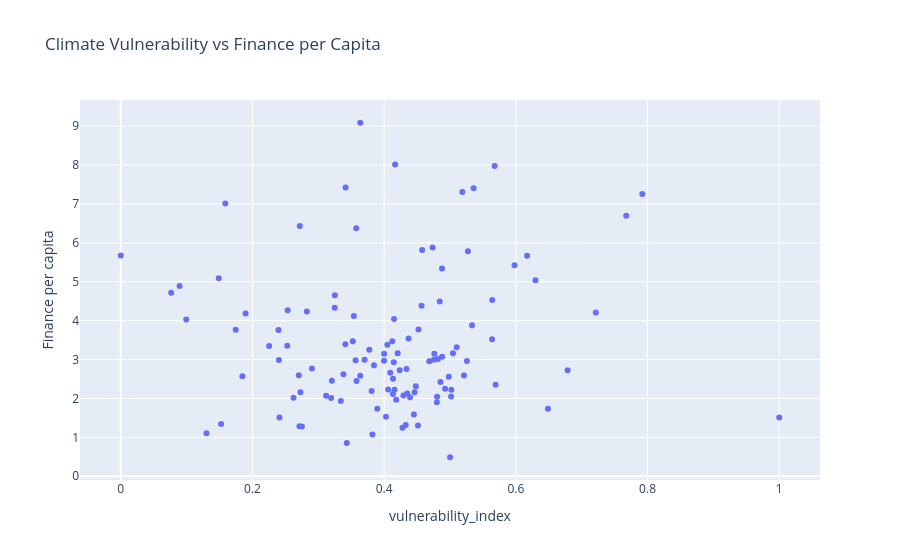

Notebook code for this chart:
### Code cell
fig = px.scatter(
    map,
    x='vulnerability_index',
    y='log_finance_pc',

    hover_name='Country Name',
    hover_data={
        'vulnerability_index': ':.2f',
        'finance_per_capita': ':,.2f'
    },

    title='Climate Vulnerability vs Finance per Capita',
    labels={
        'Climate_vulnerability_index': 'Vulnerability',
        'log_finance_pc': 'Finance per capita'
    }
)

fig.show()

### Figure 1 — Plotly figure (JSON) as saved in the notebook; plotly's stock layout.template omitted (floating-point values rounded to 4 significant figures)
{"data": [{"customdata": [[130.9], [152.4], [1691.0], [276.5], [840.3], [34380.0], [637.2], [148.6], [155.3], [76.71], [61.64], [1235.0], [507.5], [3336.0], [38.62], [54790.0], [2965.0], [1031.0], [442.1], [175.5], [132.6], [147.7], [2292.0], [1820.0], [52.89], [1574.0], [16860.0], [491.7], [29.0], [272.7], [502.1], [27.47], [855.5], [2535.0], [1515.0], [69.4], [153.6], [699.6], [90.21], [443.6], [70.56], [7875.0], [263.3], [976.3], [141.5], [27.01], [13.86], [251.1], [775.8], [689.7], [482.5], [76.81], [108.5], [7300.0], [298.9], [308.2], [219.2], [405.7], [287.3], [80.92], [3379.0], [62.63], [17460.0], [81.46], [67.32], [843.5], [69.57], [456.4], [5338.0], [98.2], [9.948], [954.3], [132.4], [26.41], [216.0], [71.44], [99.62], [38.97], [1673.0], [106.5], [81.69], [36250.0], [181.7], [521.7], [243.4], [1.443], [52.63], [144.2], [1170.0], [203.6], [307.2], [2856.0], [1728.0], [11340.0], [70.01], [154.5], [158.1], [48.09], [349.6], [118.7], [583.6], [7468.0], [163.7], [439.8], [35890.0], [52.71], [191.2], [1696.0], [305.7], [45.58], [2285.0], [6930.0], [97.26], [106.2], [55.06]], "hovertemplate": "<b>%{hovertext}</b><br><br>vulnerability_index=%{x:.2f}<br>Finance per capita=%{y}<br>finance_per_capita=%{customdata[0]:,.2f}<extra></extra>", "hovertext": ["Afghanistan", "Angola", "Albania", "Argentina", "Armenia", "Antigua and Barbuda", "Azerbaijan", "Burundi", "Benin", "Burkina Faso", "Bangladesh", "Bosnia and Herzegovina", "Belarus", "Belize", "Brazil", "Barbados", "Bhutan", "Botswana", "Central African Republic", "Chile", "Cameroon", "Colombia", "Comoros", "Costa Rica", "Cuba", "Djibouti", "Dominica", "Dominican Republic", "Algeria", "Ecuador", "Eritrea", "Ethiopia", "Fiji", "Gabon", "Georgia", "Ghana", "Guinea", "Guinea-Bissau", "Equatorial Guinea", "Grenada", "Guatemala", "Guyana", "Honduras", "Croatia", "Haiti", "Indonesia", "India", "Iraq", "Jamaica", "Jordan", "Kazakhstan", "Kenya", "Cambodia", "Kiribati", "Lebanon", "Liberia", "Sri Lanka", "Lesotho", "Morocco", "Madagascar", "Maldives", "Mexico", "Marshall Islands", "Mali", "Myanmar", "Mongolia", "Mozambique", "Mauritania", "Mauritius", "Malawi", "Malaysia", "Namibia", "Niger", "Nigeria", "Nicaragua", "Nepal", "Oman", "Pakistan", "Panama", "Peru", "Philippines", "Palau", "Papua New Guinea", "Paraguay", "Rwanda", "Saudi Arabia", "Sudan", "Senegal", "Solomon Islands", "Sierra Leone", "El Salvador", "Sao Tome and Principe", "Suriname", "Seychelles", "Syrian Arab Republic", "Chad", "Togo", "Thailand", "Tajikistan", "Turkmenistan", "Timor-Leste", "Tonga", "Trinidad and Tobago", "Tunisia", "Tuvalu", "Uganda", "Ukraine", "Uruguay", "Uzbekistan", "Viet Nam", "Vanuatu", "Samoa", "South Africa", "Zambia", "Zimbabwe"], "legendgroup": "", "marker": {"color": "#636efa", "symbol": "circle"}, "mode": "markers", "name": "", "orientation": "v", "showlegend": false, "type": "scatter", "x": [0.3998, 0.358, 0.07662, 0.4292, 0.2825, 0.3638, 0.4763, 0.3703, 0.2704, 0.4463, 1, 0.4568, 0.2402, 0.598, 0.4327, 0.4167, 0.4736, 0.5101, 0.3541, 0.4133, 0.4393, 0.3194, 0.6171, 0.3524, 0.4926, 0.6298, 0.5187, 0.5212, 0.2751, 0.5693, 0.2254, 0.241, 0.09942, 0.415, 0.3252, 0.2624, 0.4855, 0.2535, 0.3774, 0.4577, 0.381, 0, 0.3846, 0.5045, 0.4146, 0.1303, 0.3432, 0.4481, 0.3249, 0.2529, 0.4371, 0.3342, 0.4183, 0.1588, 0.4205, 0.1746, 0.502, 0.4049, 0.4135, 0.4351, 0.5272, 0.4514, 0.7921, 0.1847, 0.6487, 0.5335, 0.4158, 0.7214, 0.08934, 0.3381, 0.2713, 0.1896, 0.4339, 0.4279, 0.4685, 0.5016, 0.4093, 0.4452, 0.4521, 0.3118, 0.1524, 0.5678, 0.5257, 0.4124, 0.4, 0.5001, 0.4804, 0.406, 0.5641, 0.3566, 0.4755, 0.3576, 0.4879, 0.5358, 0.6787, 0.2903, 0.4981, 0.3822, 0.5638, 0.4236, 0.2395, 0.2719, 0.4844, 0.488, 0.3414, 0.4801, 0.3637, 0.341, 0.4817, 0.4028, 0.1488, 0.7676, 0.3896, 0.3206, 0.2729], "xaxis": "x", "y": [2.97, 2.446, 4.716, 2.079, 4.237, 9.087, 3.15, 2.997, 2.597, 2.159, 1.514, 4.384, 2.991, 5.422, 1.319, 8.013, 5.878, 3.316, 4.122, 2.115, 2.033, 2.014, 5.671, 3.47, 2.253, 5.036, 7.31, 2.592, 1.282, 2.35, 3.349, 1.513, 4.032, 4.045, 4.652, 2.02, 2.424, 4.271, 3.251, 5.815, 2.19, 5.675, 2.857, 3.164, 2.932, 1.106, 0.8581, 2.312, 4.335, 3.353, 3.54, 1.932, 1.966, 7.012, 3.163, 3.766, 2.223, 3.378, 2.509, 2.131, 5.782, 1.304, 7.256, 2.572, 1.734, 3.879, 2.227, 4.21, 4.894, 2.622, 1.287, 4.183, 2.761, 1.25, 2.959, 2.051, 2.66, 1.587, 3.772, 2.07, 1.347, 7.973, 2.963, 3.47, 3.148, 0.4894, 2.044, 2.234, 4.533, 2.982, 2.997, 6.375, 5.339, 7.402, 2.728, 2.771, 2.561, 1.073, 3.52, 2.723, 3.762, 6.436, 4.495, 3.071, 7.422, 1.906, 2.583, 3.391, 3.017, 1.533, 5.089, 6.698, 1.737, 2.457, 2.158], "yaxis": "y"}], "layout": {"autosize": true, "legend": {"tracegroupgap": 0}, "title": {"text": "Climate Vulnerability vs Finance per Capita"}, "xaxis": {"anchor": "y", "autorange": true, "domain": [0, 1], "range": [-0.06043, 1.06], "title": {"text": "vulnerability_index"}, "type": "linear"}, "yaxis": {"anchor": "x", "autorange": true, "domain": [0, 1], "range": [-0.2201, 9.797], "title": {"text": "Finance per capita"}, "type": "linear"}}}
